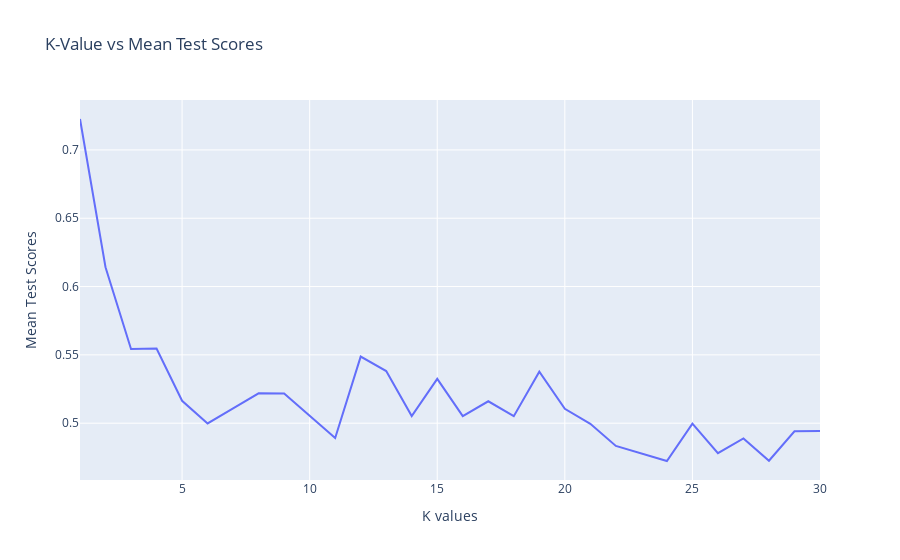

Notebook code for this chart:
### Code cell
# Extracting mean test scores
mean_test_scores = full_cv_classifier.cv_results_['mean_test_score']

# Correct the syntax for the labels parameter and create the plot
fig = px.line(
    x=k_values, 
    y=mean_test_scores, 
    labels={'x': 'K values', 'y': 'Mean Test Scores'},  # Corrected labels
    title="K-Value vs Mean Test Scores"
)

# Show the plot
fig.show()

### Figure 1 — Plotly figure (JSON) as saved in the notebook; plotly's stock layout.template omitted (floating-point values rounded to 4 significant figures)
{"data": [{"hovertemplate": "K values=%{x}<br>Mean Test Scores=%{y}<extra></extra>", "legendgroup": "", "line": {"color": "#636efa", "dash": "solid"}, "marker": {"symbol": "circle"}, "mode": "lines", "name": "", "orientation": "v", "showlegend": false, "type": "scatter", "x": [1, 2, 3, 4, 5, 6, 7, 8, 9, 10, 11, 12, 13, 14, 15, 16, 17, 18, 19, 20, 21, 22, 23, 24, 25, 26, 27, 28, 29, 30], "xaxis": "x", "y": [0.7226, 0.6141, 0.5543, 0.5546, 0.5164, 0.4998, 0.5108, 0.5219, 0.5217, 0.5055, 0.4892, 0.5487, 0.5382, 0.5052, 0.5324, 0.5052, 0.516, 0.5051, 0.5377, 0.5105, 0.4996, 0.4833, 0.4778, 0.4723, 0.4996, 0.4781, 0.4888, 0.4725, 0.4941, 0.4943], "yaxis": "y"}], "layout": {"autosize": true, "legend": {"tracegroupgap": 0}, "title": {"text": "K-Value vs Mean Test Scores"}, "xaxis": {"anchor": "y", "autorange": true, "domain": [0, 1], "range": [1, 30], "title": {"text": "K values"}, "type": "linear"}, "yaxis": {"anchor": "x", "autorange": true, "domain": [0, 1], "range": [0.4584, 0.7365], "title": {"text": "Mean Test Scores"}, "type": "linear"}}}
